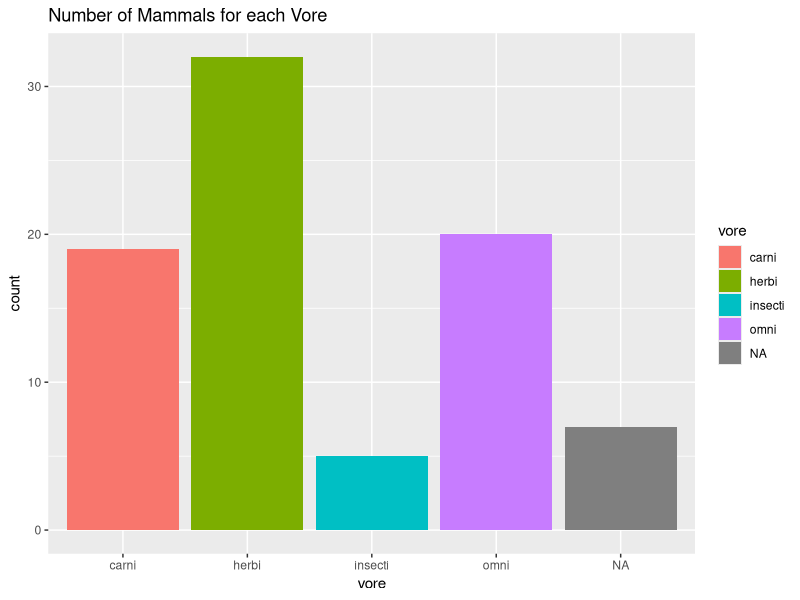
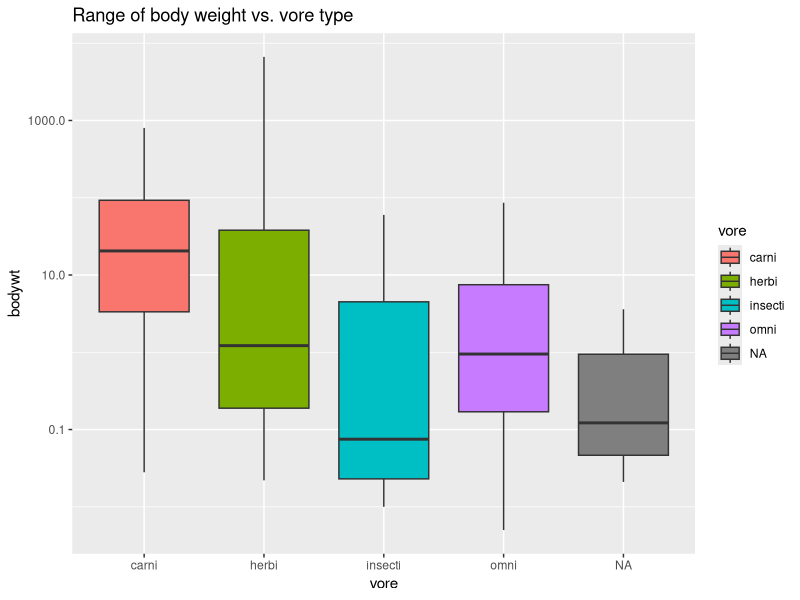
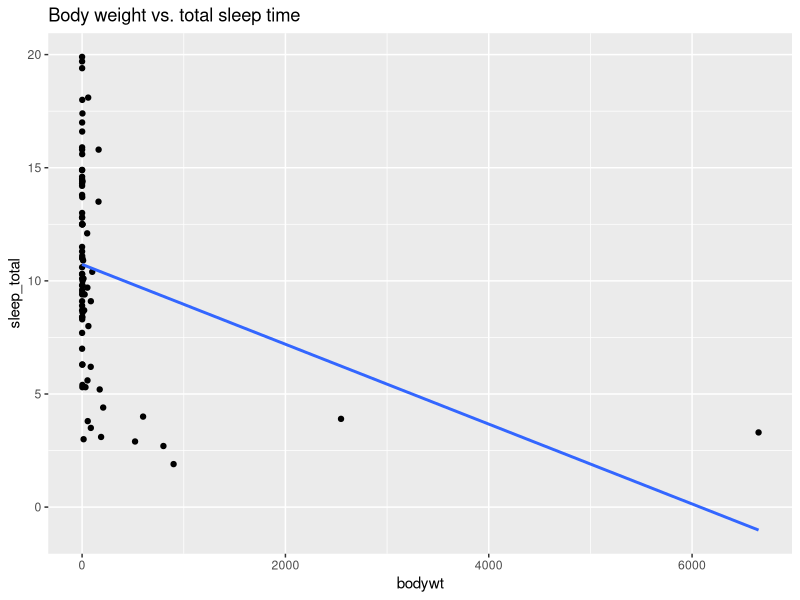

Recreate these plots in R, in order.
## ---- chunk 1
library("tidyverse")
options(scipen = 999) #disable scientific notation
## ---- chunk 2
glimpse(msleep)
## ---- chunk 3
names(msleep)
## ---- chunk 4
ggplot(data=msleep, mapping=aes(x=vore))+geom_bar(mapping=aes(fill=vore))+labs(title="Number of Mammals for each Vore")
## ---- chunk 5
summary(msleep)
## ---- chunk 6
ggplot(data=msleep, mapping=aes(x=vore, y=bodywt))+geom_boxplot(mapping=aes(fill=vore))+scale_y_log10()+labs(title="Range of body weight vs. vore type")
## ---- chunk 7
ggplot(data=msleep, mapping=aes(x=bodywt, y=sleep_total))+geom_point(mapping=aes())+geom_smooth(method=lm,se=F)+labs(title="Body weight vs. total sleep time")
